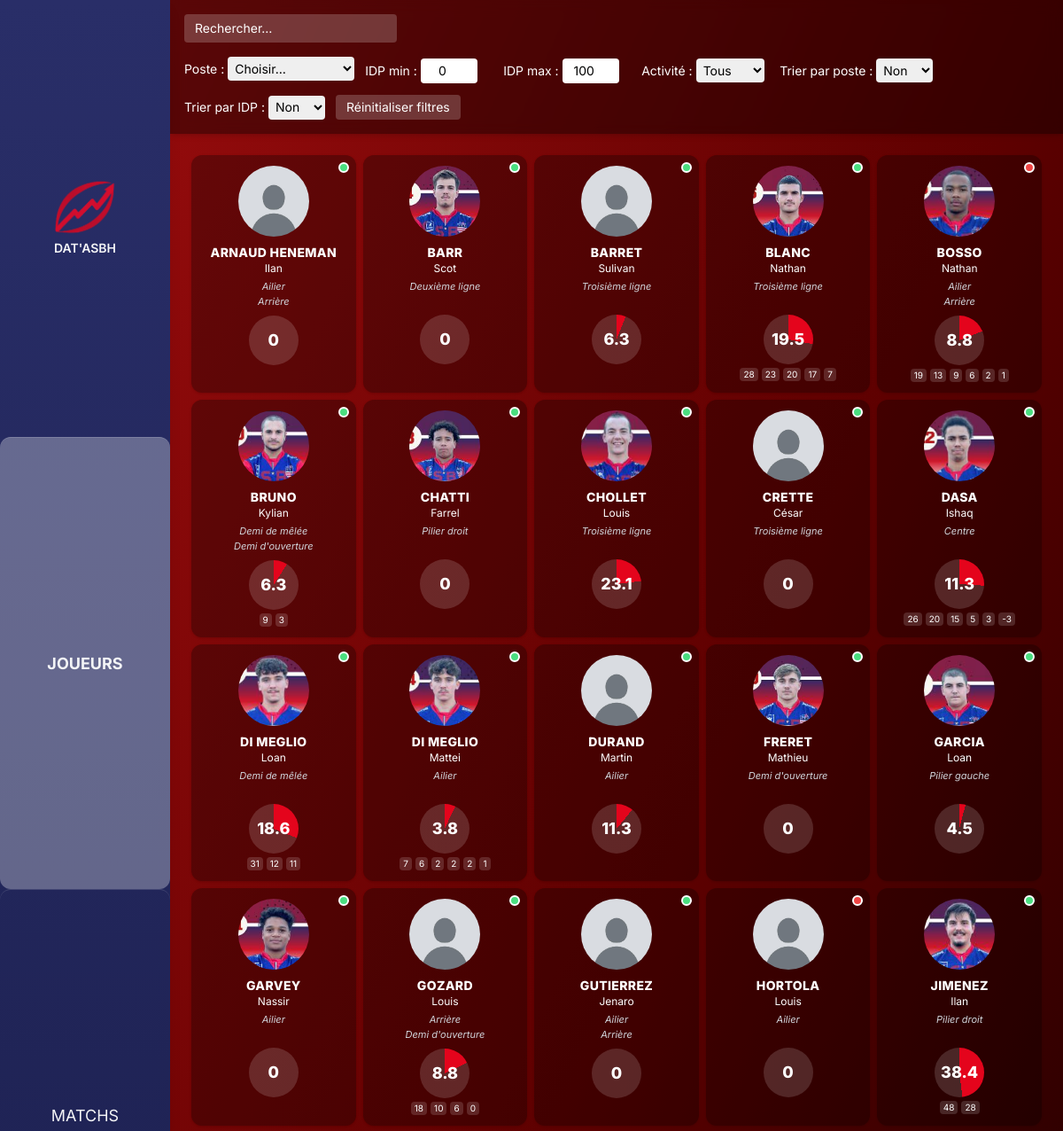
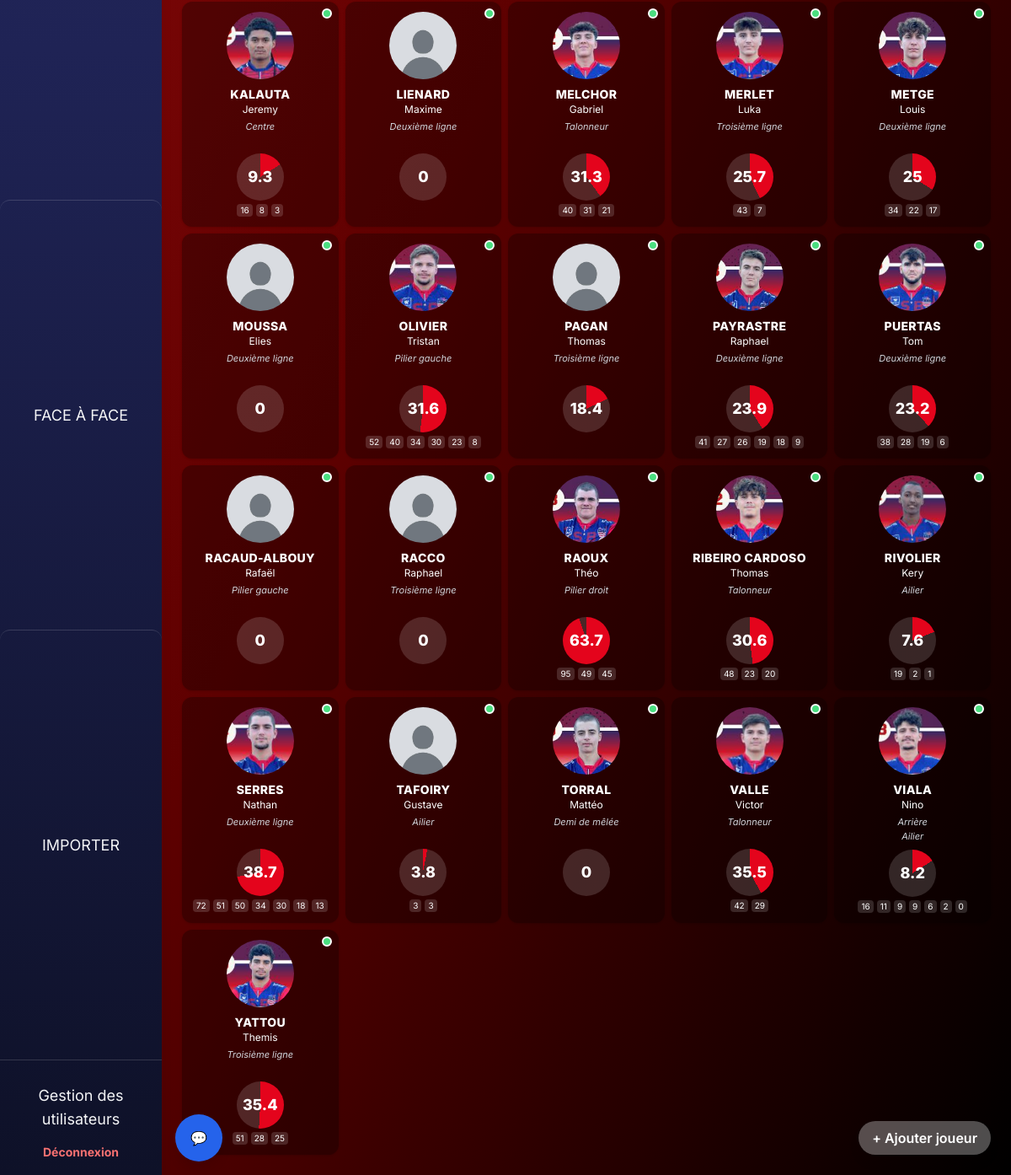
Screenshot of /joueurs.php (signed in) with the database file from the repository (2 pictures, top to bottom).
### tables this page shows
CREATE TABLE `joueur` (
  `id_joueur` int(11) NOT NULL,
  `nom_joueur` varchar(100) DEFAULT NULL,
  `prenom_joueur` varchar(100) DEFAULT NULL,
  `date_naissance` date DEFAULT NULL,
  `poste` varchar(100) DEFAULT NULL,
  `poste_secondaire` varchar(100) NOT NULL,
  `photo_path` varchar(120) NOT NULL,
  `taille_cm` int(11) NOT NULL,
  `poids_kg` int(11) NOT NULL,
  `activite` enum('actif','inactif') NOT NULL DEFAULT 'actif'
);

### joueurs.php (the view, shortened to what this page needs)
<?php
$bdd = getBD();
$filtreActivite = $_GET['filtre_activite'] ?? 'tout';
$filtreActivite = in_array($filtreActivite, ['actif', 'inactif']) ? $filtreActivite : 'tout';
$whereSql = '';
$sql = "
  SELECT
    j.id_joueur,
    j.nom_joueur,
    j.prenom_joueur,
    j.photo_path,
    j.poste,
    j.poste_secondaire,
    j.activite,
    GROUP_CONCAT(i.idp ORDER BY i.idp DESC SEPARATOR ',') AS idps,
    MAX(i.idp)                                           AS idp_max,
    ROUND(AVG(i.idp),1)                                   AS idp_avg
  FROM joueur AS j
  LEFT JOIN idp AS i ON i.id_joueur = j.id_joueur
  $whereSql
  GROUP BY j.id_joueur
  ORDER BY j.nom_joueur ASC
";
$result = $bdd->query($sql);
?>
<!doctype html>
<html lang="fr">
<head>
  <script src="https://cdn.tailwindcss.com"></script>
</head>
<body class="bg-gradient-to-br from-[#A00E0F] via-[#5e0000] to-black text-white font-sans min-h-screen">
<?php include 'sidebar.php';
?>
<header
  class="ml-0 md:ml-48 sticky top-0 z-10 w-[calc(100%-12rem)]
         flex items-center justify-between px-4 py-4
         bg-black/40 backdrop-blur shadow-md flex-wrap gap-4">
  <div class="flex flex-wrap items-center gap-4 w-full">
    <input id="searchInput" type="text" placeholder="Rechercher…"
       class="w-48 sm:w-60 px-3 py-1.5 rounded bg-white/20 placeholder-white focus:outline-none text-sm" />
    <div class="flex flex-wrap items-center gap-3 text-sm">
      <div class="flex-col items-start gap-2">
        <label for="posteSelect">Poste :</label>
        <select id="posteSelect" class="text-black rounded p-1">
          <option value="" selected>Choisir…</option>
        </select>
      </div>
      <label class="flex items-center gap-1 w-36">
        IDP min :
        <input id="ipMin" type="number" min="0" max="100" value="0"
               class="w-16 text-black rounded p-1 text-center">
      </label>
      <label class="flex items-center gap-1 w-36">
        IDP max :
        <input id="ipMax" type="number" min="0" max="100" value="100"
               class="w-16 text-black rounded p-1 text-center">
      </label>
      <label class="flex items-center gap-1 w-36">
        Activité :
        <select id="activiteFilter" name="filtre_activite"
                class="text-black rounded p-1"
                onchange="onActiviteFilterChange(this.value)">
          <option value="tout"    <?= $filtreActivite === 'tout'    ? 'selected' : '' ?>>Tous</option>
        </select>
      </label>
      <label class="flex items-center gap-1 w-42">
        Trier par poste :
        <select id="sortPoste" class="w-16 text-black rounded p-1">
          <option value="no">Non</option><option value="yes">Oui</option>
        </select>
      </label>
      <label class="flex items-center gap-1 w-42">
        Trier par IDP :
        <select id="sortIP" class="w-16 text-black rounded p-1">
          <option value="no">Non</option><option value="yes">Oui</option>
        </select>
      </label>
      <button onclick="resetFilters()"
        class="bg-white/20 text-white px-3 py-1 rounded hover:bg-white/30 transition">
        Réinitialiser filtres
      </button>
    </div>
  </div>
</header>
<main class="ml-0 md:ml-48 p-6">
  <section id="grid"
           class="grid grid-cols-2 sm:grid-cols-3 md:grid-cols-5 xl:grid-cols-10 gap-2 max-w-7xl mx-auto">
<?php
while ($row = $result->fetch(PDO::FETCH_ASSOC)) :
    $nomMaj = strtoupper($row['nom_joueur']);
    $prenom = $row['prenom_joueur'];
    $poste  = $row['poste'];
    $poste2 = $row['poste_secondaire'];
    $activ  = $row['activite'];
    $idpList = array_map('intval', explode(',', $row['idps']));
    $idpMax  = intval($row['idp_max']);
    $idpAvg  = floatval($row['idp_avg']);
    $pct     = max(0, min($idpMax, 100));
    $bgRing  = "conic-gradient(#e4041c {$pct}%, rgba(255,255,255,.15) {$pct}% 100%)";
    $badgeClass = $activ === 'actif' ? 'bg-green-400' : 'bg-red-500';
?>
    <article
  data-name="<?= strtolower($prenom.' '.$row['nom_joueur']) ?>"
  data-last="<?= strtolower($row['nom_joueur']) ?>"
  data-poste="<?= strtolower($poste) ?>"
  data-idp="<?= $idp ?>"
  class="bg-black/30 rounded-xl p-3 text-center text-white shadow
         hover:shadow-lg hover:scale-[1.03] transition cursor-pointer relative"
  onclick="location.href='joueur.php?id=<?= $row['id_joueur'] ?>'">
  <span class="absolute top-2 right-2 w-3 h-3 rounded-full border-2 border-white <?= $badgeClass ?>"
        title="Statut: <?= $activ === 'actif' ? 'Actif' : 'Inactif' ?>"></span>
  <img src="<?= htmlspecialchars($row['photo_path'] ?? '') ?>"
       onerror="this.src='images/default_avatar.jpg'"
       alt="<?= htmlspecialchars($prenom.' '.$nomMaj) ?>"
       class="w-20 h-20 object-cover rounded-full mx-auto mb-2">
  <h2 class="text-sm font-extrabold tracking-wide truncate">
  <?= $nomMaj ?>
</h2>
  <p class="text-xs"><?= htmlspecialchars($prenom) ?></p>
  <p class="text-[11px] italic text-gray-300 mt-1 min-h-[2rem]">
    <?= htmlspecialchars($poste) ?>
    <?php if ($poste2 !== ''): ?><br><?= htmlspecialchars($poste2) ?><?php endif; ?>
  </p>
   <div class="relative w-14 h-14 mx-auto mt-2" style="background:<?= $bgRing ?>; border-radius:9999px;">
    <span class="absolute inset-0 flex items-center justify-center
                 text-lg font-extrabold"><?= $idpAvg ?></span>
  </div>
  <?php if (count($idpList) > 1): ?>
    <div class="flex flex-wrap justify-center gap-1 mt-1 text-[10px]">
      <?php foreach ($idpList as $v): ?>
        <span class="px-1 bg-white/15 rounded"><?= $v ?></span>
      <?php endforeach; ?>
    </div>
  <?php endif; ?>
</article>
<?php endwhile; ?>
  </section>
</main>
<a href="creer_joueur.php"
   class="fixed bottom-6 right-6 bg-white/30 hover:bg-[#292E68]
          text-white font-semibold px-4 py-2 rounded-full shadow-lg
          transition backdrop-blur-sm z-50">
  + Ajouter joueur
</a>
</body>
</html>

### sidebar.php
<?php $current = basename($_SERVER['PHP_SELF']); ?>
<aside id="sidebar" class="fixed inset-y-0 left-0 w-48 z-20 shadow-lg
              h-screen flex flex-col text-gray-100
              divide-y divide-white/15
              bg-gradient-to-b from-[#292E68] via-[#1f2355] to-[#0e1128]">
<div class="flex-1 flex flex-col items-center justify-center px-3 pb-2">
  <a href="index.php" class="flex flex-col items-center gap-1 hover:opacity-70 transition">
    <img src="images/logo_asbh.png" alt="ASBH" class="w-20 h-auto object-contain" />
    <span class="text-center text-sm font-semibold leading-tight">
      DAT'ASBH
    </span>
  </a>
</div>
  <a href="joueurs.php"
     class="flex-1 flex items-center justify-center w-full py-3 text-lg text-center rounded-xl
            hover:bg-black/20 hover:-translate-y-0.5 hover:shadow-md transition-all duration-200
            <?= $current === 'joueurs.php' ? 'bg-white/30 font-bold' : '' ?>">
    JOUEURS
  </a>
  <a href="matchs.php"
     class="flex-1 flex items-center justify-center w-full py-3 text-lg text-center rounded-xl
            hover:bg-black/20 hover:-translate-y-0.5 hover:shadow-md transition-all duration-200
            <?= $current === 'matchs.php' ? 'bg-white/30 font-bold' : '' ?>">
    MATCHS
  </a>
  <a href="face.php"
     class="flex-1 flex items-center justify-center w-full py-3 text-lg text-center rounded-xl
            hover:bg-black/20 hover:-translate-y-0.5 hover:shadow-md transition-all duration-200
            <?= $current === 'face.php' ? 'bg-white/30 font-bold' : '' ?>">
    FACE À FACE
  </a>
  <a href="import.php"
     class="flex-1 flex items-center justify-center w-full py-3 text-lg text-center rounded-xl
            hover:bg-black/20 hover:-translate-y-0.5 hover:shadow-md transition-all duration-200
            <?= $current === 'import.php' ? 'bg-white/30 font-bold' : '' ?>">
    IMPORTER
  </a>
<div class="mt-auto p-4 text-center">
  <a href="gestion_utilisateurs.php"
    class="flex-1 flex items-center justify-center w-full py-3 text-lg text-center rounded-xl
            hover:bg-black/20 hover:-translate-y-0.5 hover:shadow-md transition-all duration-200
            <?= $current === 'gestion_utilisateurs.php' ? 'bg-white/30 font-bold' : '' ?>">
    Gestion des utilisateurs
  </a>
  <a href="logout.php"
     onclick="return confirm('Êtes-vous sûr de vouloir vous déconnecter ?');"
     class="inline-block text-red-400 hover:text-red-600 font-bold text-sm">
    Déconnexion
  </a>
</div>
</aside>

### rows the page displays
joueur: photo_path (placeholder picture), nom_joueur "ARNAUD HENEMAN", prenom_joueur "Ilan", poste "Ailier", poste_secondaire "Arrière", idpAvg "0"
joueur: photo_path (picture), nom_joueur "BARR", prenom_joueur "Scot", poste "Deuxième ligne", idpAvg "0"
joueur: photo_path (placeholder picture), nom_joueur "BARRET", prenom_joueur "Sulivan", poste "Troisième ligne", idpAvg "6.3"
joueur: photo_path (picture), nom_joueur "BLANC", prenom_joueur "Nathan", poste "Troisième ligne", idpAvg "19.5", v "28", v "23", v "20", v "17", v "7"
joueur: photo_path (picture), nom_joueur "BOSSO", prenom_joueur "Nathan", poste "Ailier", poste_secondaire "Arrière", idpAvg "8.8", v "19", v "13", v "9", v "6", v "2", v "1"
joueur: photo_path (picture), nom_joueur "BRUNO", prenom_joueur "Kylian", poste "Demi de mêlée", poste_secondaire "Demi d'ouverture", idpAvg "6.3", v "9", v "3"
joueur: photo_path (picture), nom_joueur "CHATTI", prenom_joueur "Farrel", poste "Pilier droit", idpAvg "0"
joueur: photo_path (picture), nom_joueur "CHOLLET", prenom_joueur "Louis", poste "Troisième ligne", idpAvg "23.1"
joueur: photo_path (placeholder picture), nom_joueur "CRETTE", prenom_joueur "César", poste "Troisième ligne", idpAvg "0"
joueur: photo_path (picture), nom_joueur "DASA", prenom_joueur "Ishaq", poste "Centre", idpAvg "11.3", v "26", v "20", v "15", v "5", v "3", v "-3"
joueur: photo_path (picture), nom_joueur "DI MEGLIO", prenom_joueur "Loan", poste "Demi de mêlée", idpAvg "18.6", v "31", v "12", v "11"
joueur: photo_path (picture), nom_joueur "DI MEGLIO", prenom_joueur "Mattei", poste "Ailier", idpAvg "3.8", v "7", v "6", v "2", v "1"
joueur: photo_path (placeholder picture), nom_joueur "DURAND", prenom_joueur "Martin", poste "Ailier", idpAvg "11.3"
joueur: photo_path (picture), nom_joueur "FRERET", prenom_joueur "Mathieu", poste "Demi d'ouverture", idpAvg "0"
joueur: photo_path (picture), nom_joueur "GARCIA", prenom_joueur "Loan", poste "Pilier gauche", idpAvg "4.5"
joueur: photo_path (picture), nom_joueur "GARVEY", prenom_joueur "Nassir", poste "Ailier", idpAvg "0"
joueur: photo_path (placeholder picture), nom_joueur "GOZARD", prenom_joueur "Louis", poste "Arrière", poste_secondaire "Demi d'ouverture", idpAvg "8.8", v "18", v "10", v "6", v "0"
joueur: photo_path (placeholder picture), nom_joueur "GUTIERREZ", prenom_joueur "Jenaro", poste "Ailier", poste_secondaire "Arrière", idpAvg "0"
joueur: photo_path (placeholder picture), nom_joueur "HORTOLA", prenom_joueur "Louis", poste "Ailier", idpAvg "0"
joueur: photo_path (picture), nom_joueur "JIMENEZ", prenom_joueur "Ilan", poste "Pilier droit", idpAvg "38.4", v "48", v "28"
joueur: photo_path (picture), nom_joueur "KALAUTA", prenom_joueur "Jeremy", poste "Centre", idpAvg "9.3", v "16", v "8", v "3"
joueur: photo_path (placeholder picture), nom_joueur "LIENARD", prenom_joueur "Maxime", poste "Deuxième ligne", idpAvg "0"
joueur: photo_path (picture), nom_joueur "MELCHOR", prenom_joueur "Gabriel", poste "Talonneur", idpAvg "31.3", v "40", v "31", v "21"
joueur: photo_path (picture), nom_joueur "MERLET", prenom_joueur "Luka", poste "Troisième ligne", idpAvg "25.7", v "43", v "7"
joueur: photo_path (picture), nom_joueur "METGE", prenom_joueur "Louis", poste "Deuxième ligne", idpAvg "25", v "34", v "22", v "17"
joueur: photo_path (placeholder picture), nom_joueur "MOUSSA", prenom_joueur "Elies", poste "Deuxième ligne", idpAvg "0"
joueur: photo_path (picture), nom_joueur "OLIVIER", prenom_joueur "Tristan", poste "Pilier gauche", idpAvg "31.6", v "52", v "40", v "34", v "30", v "23", v "8"
joueur: photo_path (placeholder picture), nom_joueur "PAGAN", prenom_joueur "Thomas", poste "Troisième ligne", idpAvg "18.4"
joueur: photo_path (picture), nom_joueur "PAYRASTRE", prenom_joueur "Raphael", poste "Deuxième ligne", idpAvg "23.9", v "41", v "27", v "26", v "19", v "18", v "9"
joueur: photo_path (picture), nom_joueur "PUERTAS", prenom_joueur "Tom", poste "Deuxième ligne", idpAvg "23.2", v "38", v "28", v "19", v "6"
joueur: photo_path (placeholder picture), nom_joueur "RACAUD-ALBOUY", prenom_joueur "Rafaël", poste "Pilier gauche", idpAvg "0"
joueur: photo_path (placeholder picture), nom_joueur "RACCO", prenom_joueur "Raphael", poste "Troisième ligne", idpAvg "0"
joueur: photo_path (picture), nom_joueur "RAOUX", prenom_joueur "Théo", poste "Pilier droit", idpAvg "63.7", v "95", v "49", v "45"
joueur: photo_path (picture), nom_joueur "RIBEIRO CARDOSO", prenom_joueur "Thomas", poste "Talonneur", idpAvg "30.6", v "48", v "23", v "20"
joueur: photo_path (picture), nom_joueur "RIVOLIER", prenom_joueur "Kery", poste "Ailier", idpAvg "7.6", v "19", v "2", v "1"
joueur: photo_path (picture), nom_joueur "SERRES", prenom_joueur "Nathan", poste "Deuxième ligne", idpAvg "38.7", v "72", v "51", v "50", v "34", v "30", v "18", v "13"
joueur: photo_path (placeholder picture), nom_joueur "TAFOIRY", prenom_joueur "Gustave", poste "Ailier", idpAvg "3.8", v "3"
joueur: photo_path (picture), nom_joueur "TORRAL", prenom_joueur "Mattéo", poste "Demi de mêlée", idpAvg "0"
joueur: photo_path (picture), nom_joueur "VALLE", prenom_joueur "Victor", poste "Talonneur", idpAvg "35.5", v "42", v "29"
joueur: photo_path (picture), nom_joueur "VIALA", prenom_joueur "Nino", poste "Arrière", poste_secondaire "Ailier", idpAvg "8.2", v "16", v "11", v "9", v "6", v "2", v "0"
joueur: photo_path (picture), nom_joueur "YATTOU", prenom_joueur "Themis", poste "Troisième ligne", idpAvg "35.4", v "51", v "28", v "25"
